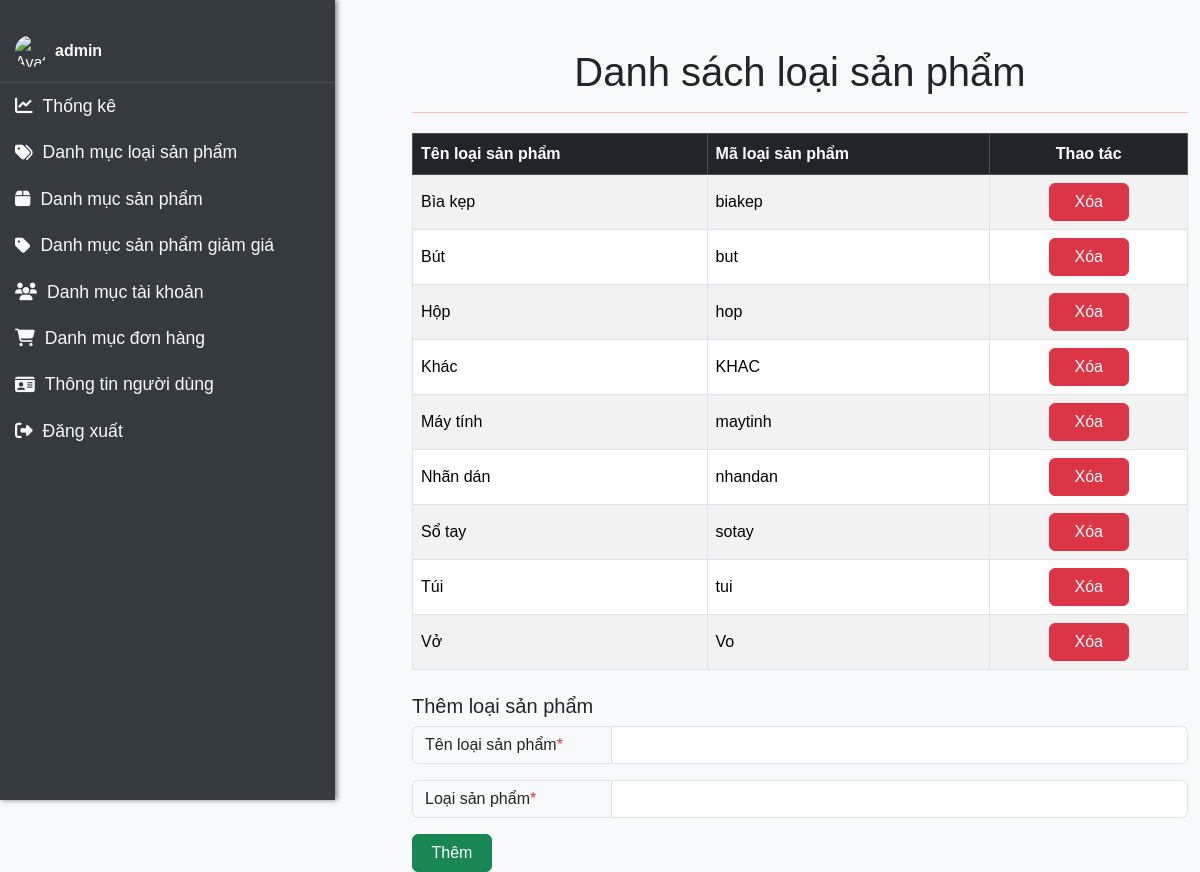
The app's page /Admin/Pages/list_product_type.php (signed in) with its own data.
### tables this page shows
CREATE TABLE `product_type` (
  `product_type_name` varchar(250) NOT NULL,
  `product_type_id` varchar(50) NOT NULL
);

### Admin/Pages/list_product_type.php (the view, shortened to what this page needs)
<!doctype html>
<head>
    <link href="https://cdn.jsdelivr.net/npm/bootstrap@5.3.1/dist/css/bootstrap.min.css" rel="stylesheet">
    <link rel="stylesheet" href="https://cdn.datatables.net/1.11.5/css/jquery.dataTables.min.css">
</head>
<body>
    <?php
    include('./admin_website.php');
    include('../../connect_SQL/connect.php');
    $sql = "SELECT * FROM product_type";
    $result = $connect->query($sql);
    $danhsachLSP = [];
    while ($row = mysqli_fetch_array($result, MYSQLI_ASSOC)) {
        $danhsachLSP[] = array(
            'product_type_name' => $row['product_type_name'],
            'product_type_id' => $row['product_type_id'],
        );
    }
    ?>
    <div class="content container mt-5">
        <h1 class="text-center">Danh sách loại sản phẩm</h1>
        <hr style="color:red">
        <table id="danhsach" class="table table-striped table-bordered table-hover">
            <thead class="table-dark">
                <tr>
                    <th>Tên loại sản phẩm</th>
                    <th>Mã loại sản phẩm</th>
                    <th style="text-align:center">Thao tác</th>
                </tr>
            </thead>
            <tbody>
                <?php foreach ($danhsachLSP as $lsp): ?>
                    <tr>
                        <td><?= htmlspecialchars($lsp['product_type_name']) ?></td>
                        <td><?= htmlspecialchars($lsp['product_type_id']) ?></td>
                        <td>
                            <div class="d-flex justify-content-center">
                                <a href='../Includes/BE/delete_SQL.php?key=product_type_id&table=product_type&datakey=<?= urlencode($lsp['product_type_id']) ?>'
                                    class="btn btn-danger mx-1">Xóa</a>
                            </div>
                        </td>
                    </tr>
                <?php endforeach; ?>
            </tbody>
        </table>
        <div class="mt-4">
            <h5 class="text-dark">Thêm loại sản phẩm</h5>
            <form action='../Includes/BE/add_product_type.php' method="post">
                <div class="input-group mb-3">
                    <span class="input-group-text">Tên loại sản phẩm<span class="text-danger">*</span></span>
                    <input name="product_type_name" type="text" class="form-control" required>
                </div>
                <div class="input-group mb-3">
                    <span class="input-group-text">Loại sản phẩm<span class="text-danger">*</span></span>
                    <input name="product_type_id" type="text" class="form-control" required>
                </div>
                <button type="submit" name="submit" class="btn btn-success">Thêm</button>
            </form>
        </div>
    </div>
</body>
</html>

### Admin/Pages/list_product_type.php (style rules this page uses)
body { background-color: #f8f9fa; }
h1 { color: tomato; margin-bottom: 20px; }
a { text-decoration: none; }
.input-group-text { min-width: 200px; }
.form-control { box-shadow: none; }
.table { margin-top: 20px; }
.table th, .table td { vertical-align: middle; }
.btn-danger, .btn-success { min-width: 80px; }

### Admin/Includes/FE/menu.php (style rules this page uses)
body { font-family: 'Arial', sans-serif; background-color: #f8f9fa; display: flex; margin: 0; transition: margin-left 0.3s; }
.content { margin-left: 200px; }

### records on screen
product_type: product_type_name "Bìa kẹp", product_type_id "biakep"
product_type: product_type_name "Bút", product_type_id "but"
product_type: product_type_name "Hộp", product_type_id "hop"
product_type: product_type_name "Khác", product_type_id "KHAC"
product_type: product_type_name "Máy tính", product_type_id "maytinh"
product_type: product_type_name "Nhãn dán", product_type_id "nhandan"
product_type: product_type_name "Sổ tay", product_type_id "sotay"
product_type: product_type_name "Túi", product_type_id "tui"
product_type: product_type_name "Vở", product_type_id "Vo"

### other values on screen
$_SESSION['username'] "admin"
